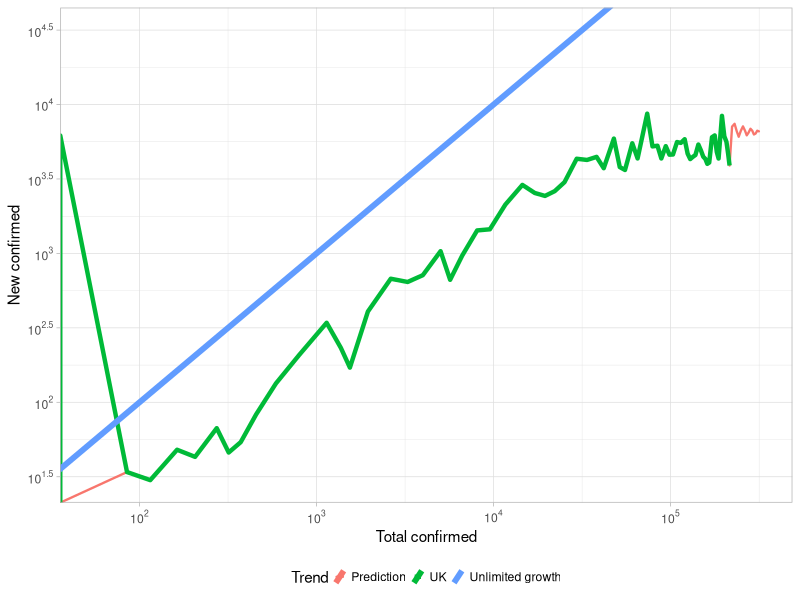
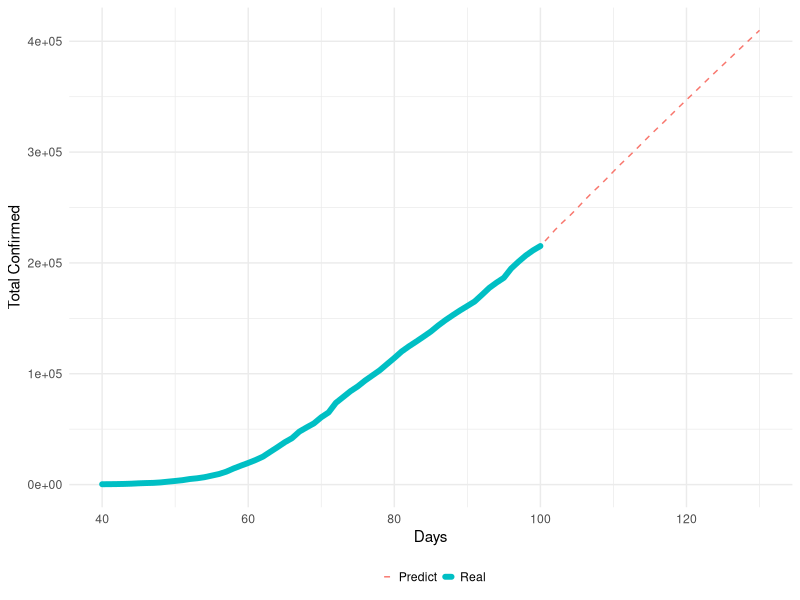
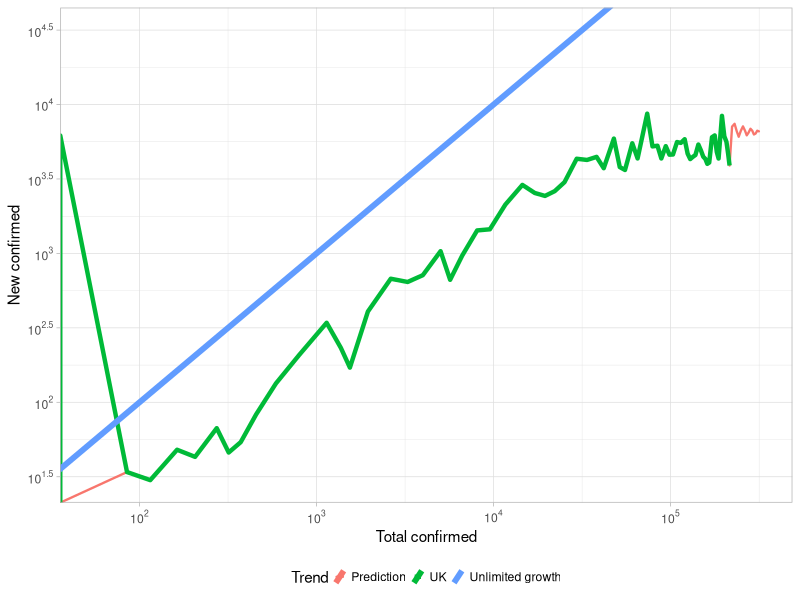

Write R code to recreate these figures, in order. (Note: this script raises an error after producing the figures.)
library(tseries)
library(dplyr)
library(ggplot2)
library(scales)
library(reshape2)
library(data.table)
library(ggpubr)

dfUK = read.csv("data/UK_data.csv", header = T)
dfUK = dfUK[c(1:nrow(dfUK)), c(1,3,4,15,16)]

arima.order = c(3, 3, 4)

UK.arima = arima(dfUK$confirmed, order = arima.order)
summary(UK.arima)
pred<-predict(UK.arima,n.ahead=30)
pred = as.data.frame(pred)

temp = c(dfUK$confirmed,pred$pred)
dfUK[nrow(dfUK)+30,] = 0
dfUK$pred = temp
dfUK$id = rownames(dfUK)
dfUK$newConfirmedPred = 0
for (item in 2:nrow(dfUK)) {
  dfUK$newConfirmedPred[item] = dfUK$pred[item] - dfUK$pred[item-1]
}


subData = dfUK[c((nrow(dfUK)-90):nrow(dfUK)),]

# Plot total prediction
plotT1 = ggplot(data = subData, aes(x = as.integer(id), y = pred, color = "Predict"))+
  geom_line(linetype = "dashed")+
  geom_line(aes(x = as.integer(id), y = confirmed, color = "Real"),size = 2, lineend = "round")+
  xlab("Days")+
  labs(color = "")+
  ylab("Total Confirmed")+
  theme_minimal()+
  theme(legend.key.size =  unit(2, "mm"),
        legend.position="bottom")

ggsave("prediction/ARIMAtotal.png", scale = 2.5, width = 8, height = 4, units = "cm", dpi = "retina")

# Plot Log trend

ggplot(data = dfUK, aes(x = pred, y = newConfirmedPred)) +
  geom_line(size = 0.8, lineend = "round",aes(color = "Prediction"))+
  geom_line(data = dfUK, aes(x = dfUK$confirmed, y = dfUK$newConfirmed, color = "UK"), size = 1.5)+
  geom_abline(aes(slope = 1, intercept = 0,  color = "Unlimited growth"), show.legend = T, size = 2)+
  xlab("Total confirmed")+
  labs(color = "Trend")+
  ylab("New confirmed")+
  theme_light()+
  theme(legend.key.size =  unit(2, "mm"),
        legend.position="bottom")+
  scale_x_log10(limits = c(55,316123), breaks = trans_breaks("log10", function(x) 10^x), labels = trans_format("log10", math_format(10^.x)))+
  # scale_x_continuous(trans='log10',breaks = trans_breaks("log10", function(x) 10^x), labels = trans_format("log10", math_format(10^.x))) +
  scale_y_log10(limits = c(30,31612),breaks = trans_breaks("log10", function(x) 10^x), labels = trans_format("log10", math_format(10^.x)))

ggsave("prediction/UKlogTrend.png", scale = 2.5, width = 9, height = 5, units = "cm", dpi = "retina")


# Compare prediction

subData = dfUK[c((nrow(dfUK)-35):(nrow(dfUK)-20)),c(1,2,6)]
subData$pred = as.integer(subData$pred)
subData$pred[1:6] = NA
subData = melt(subData)

plotC1 = ggplot(data = subData, aes(x = as.factor(id), y = value, color = variable))+
  geom_col(size = 0,aes(fill = variable), show.legend = F)+
  geom_label(aes(label = value, fill = variable),vjust = -0.2, colour = "white", show.legend = FALSE)+
  annotate("text", label = "TODAY", x = 6, y = 5000, size = 3, colour = "white",fontface = "bold", show.legend = FALSE)+
  xlab("Days")+
  ylab("Total Confirmed")+
  theme_minimal()+
  labs(fill = "",color = "")+
  scale_y_continuous(limits = c(0,200000), expand = c(0, 2000))+
  scale_fill_hue(c=60, h = c(20,220))

ggsave("prediction/Compare.png", scale = 4, width = 9, height = 5, units = "cm", dpi = "retina")


# Compare last 5 days
dfUK = read.csv("data/UK_data.csv", header = T)
dfUK = dfUK[c(1:nrow(dfUK)), c(1,3,4,15,16)]
UK.arima.recent = arima(dfUK$confirmed[1:(nrow(dfUK)-5)], order = arima.order)

pred.recent<-predict(UK.arima.recent, n.ahead=5)
pred.recent = as.data.frame(pred.recent)
pred.recent$pred
dfUK$confirmed[(nrow(dfUK)-4):nrow(dfUK)]

dfRecent = as.data.frame( dfUK$confirmed[(nrow(dfUK)-4):nrow(dfUK)])
dfRecent$Prediction = pred.recent$pred
colnames(dfRecent) = c("Real","Prediction")
dfRecent$id = dfUK$id[(nrow(dfUK)-4):nrow(dfUK)]
dfRecent$Error = abs(dfRecent$Real-dfRecent$Prediction)/(dfRecent$Real)

plotE1 = ggplot(data = dfRecent, aes(x = as.integer(id), y = Error))+
  geom_col()+
  geom_label(aes(label = as.integer(abs(dfRecent$Real-dfRecent$Prediction))),vjust = -0.2, fontface = "bold", show.legend = FALSE)+
  xlab("Days")+
  ylab("Relative Error in past 5 days")+
  theme_minimal()+
  scale_y_continuous(limits = c(0,max(dfRecent$Error)+0.003), expand = c(0,0),labels = scales::percent)
plotE1
sum(dfRecent$Error)
ggsave("prediction/Error.png", scale = 3, width = 5, height = 5, units = "cm", dpi = "retina")


ggarrange(plotC1,plotE1, widths = c(0.8,0.4))

ggsave("prediction/Compare.png", scale = 4, width = 10, height = 5, units = "cm", dpi = "retina")
